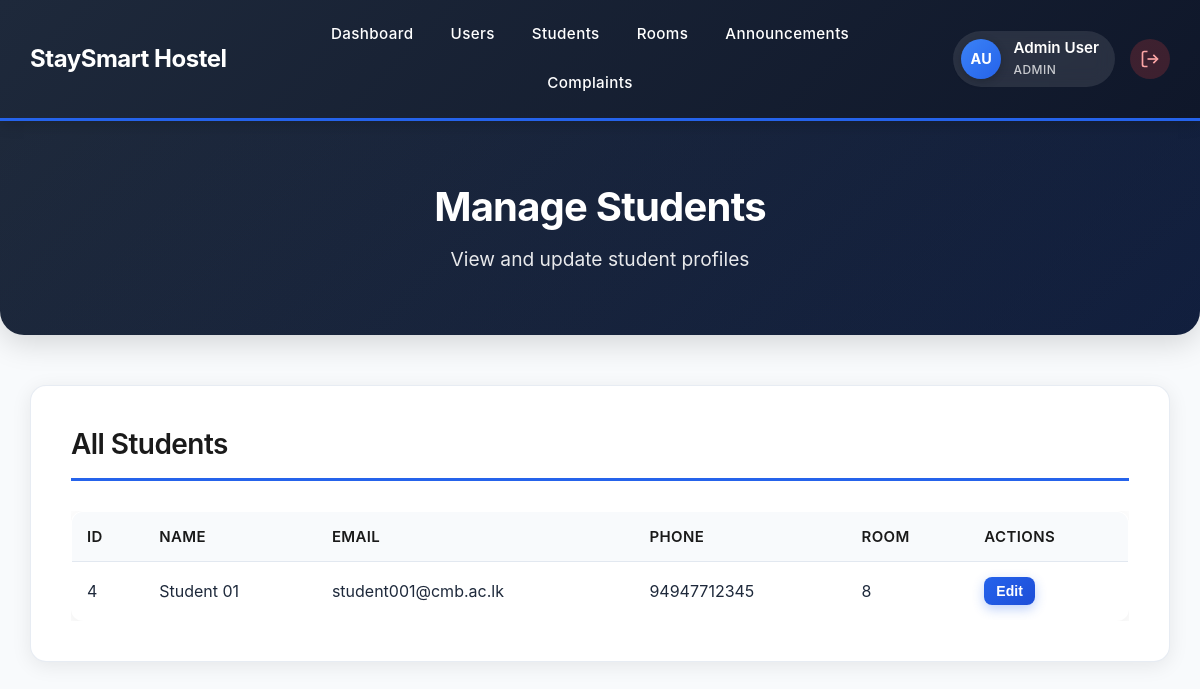
The page /warden/students.php (signed in) on the database its author committed.
### tables this page shows
CREATE TABLE `users` (
  `id` int(11) NOT NULL,
  `username` varchar(50) NOT NULL,
  `email` varchar(100) NOT NULL,
  `password` varchar(255) NOT NULL,
  `role` enum('admin','warden','student','security') NOT NULL,
  `full_name` varchar(100) NOT NULL,
  `home_address` text DEFAULT NULL,
  `phone_number` varchar(12) DEFAULT NULL,
  `student_number` varchar(10) DEFAULT NULL,
  `room_number` int(11) DEFAULT NULL,
  `created_at` timestamp NOT NULL DEFAULT current_timestamp(),
  `created_by` int(11) DEFAULT NULL
);

### warden/students.php (the view, shortened to what this page needs)
<?php
include('../includes/db.php');
include('../includes/navbar.php');
$students = $conn->query("SELECT * FROM users WHERE role = 'student' ORDER BY created_at DESC");
?>
<!DOCTYPE html>
<html lang="en">
<head>
  <link rel="stylesheet" href="../assets/style.css">
</head>
<body>
<div class="container">
  <div class="page-header">
    <h1>Manage Students</h1>
    <p>View and update student profiles</p>
  </div>
  <div class="dashboard-section">
    <h2>All Students</h2>
    <div class="table-responsive">
      <table class="data-table">
        <thead>
          <tr>
            <th>ID</th>
            <th>Name</th>
            <th>Email</th>
            <th>Phone</th>
            <th>Room</th>
            <th>Actions</th>
          </tr>
        </thead>
        <tbody>
          <?php if($students && $students->num_rows > 0): ?>
            <?php while($student = $students->fetch_assoc()): ?>
            <tr>
              <td><?php echo $student['id']; ?></td>
              <td><?php echo htmlspecialchars($student['full_name']); ?></td>
              <td><?php echo htmlspecialchars($student['email']); ?></td>
              <td><?php echo htmlspecialchars($student['phone_number']); ?></td>
              <td><?php echo $student['room_number'] ?? 'Not Assigned'; ?></td>
              <td>
                <button onclick="openEditModal(<?php echo htmlspecialchars(json_encode($student)); ?>)" class="btn btn-sm btn-primary">Edit</button>
              </td>
            </tr>
            <?php endwhile; ?>
          <?php else: ?>
            <tr>
              <td colspan="6" style="text-align: center;">No students found</td>
            </tr>
          <?php endif; ?>
        </tbody>
      </table>
    </div>
  </div>
</div>
</body>
</html>

### assets/style.css (style rules this page uses)
* { margin: 0; padding: 0; box-sizing: border-box; }
body { font-family: "Inter", "Segoe UI", -apple-system, BlinkMacSystemFont, sans-serif; line-height: 1.6; color: #1e293b; background: linear-gradient(135deg, #f8fafc 0%, #e2e8f0 100%); min-height: 100vh; }
.container { max-width: 1400px; margin: 0 auto; padding: 30px; }
h1, h2, h3, h4, h5, h6 { margin-bottom: 1rem; font-weight: 600; line-height: 1.3; color: #0f172a; letter-spacing: -0.02em; }
h1 { font-size: 2.75rem; font-weight: 700; }
h2 { font-size: 2.25rem; font-weight: 600; }
p { margin-bottom: 1rem; line-height: 1.7; color: #475569; }
.page-header, .dashboard-header, .hero-section { text-align: center; padding: 60px 40px; background: linear-gradient(135deg, #1e293b 0%, #0f172a 100%); color: white; margin: -30px -30px 50px -30px; border-radius: 0 0 24px 24px; box-shadow: 0 8px 30px rgba(0, 0, 0, 0.15); position: relative; overflow: hidden; }
.page-header::before, .dashboard-header::before, .hero-section::before { content: ''; position: absolute; top: 0; left: 0; right: 0; bottom: 0; background: linear-gradient(135deg, transparent 0%, rgba(37, 99, 235, 0.1) 100%); pointer-events: none; }
.page-header h1, .page-header p, .dashboard-header h1, .dashboard-header p, .hero-section h1, .hero-section p { position: relative; z-index: 1; color: white; margin-bottom: 0.5rem; }
button, .btn { display: inline-block; padding: 0.875rem 1.75rem; background: linear-gradient(135deg, #2563eb 0%, #1d4ed8 100%); color: white; border: none; border-radius: 10px; cursor: pointer; font-size: 1rem; font-weight: 600; transition: all 0.3s ease; text-decoration: none; box-shadow: 0 4px 12px rgba(37, 99, 235, 0.3); text-align: center; }
.btn-primary { background: linear-gradient(135deg, #2563eb 0%, #1d4ed8 100%); box-shadow: 0 4px 12px rgba(37, 99, 235, 0.3); }
table, .payments-table { width: 100%; border-collapse: separate; border-spacing: 0; background: white; border-radius: 12px; overflow: hidden; box-shadow: 0 4px 20px rgba(0, 0, 0, 0.08); border: 1px solid #e2e8f0; }
th, td { padding: 1.125rem 1.25rem; text-align: left; border-bottom: 1px solid #f1f5f9; }
th { background: linear-gradient(135deg, #1e293b 0%, #0f172a 100%); color: white; font-weight: 600; font-size: 0.9375rem; letter-spacing: 0.025em; text-transform: uppercase; }
tr:last-child td { border-bottom: none; }
.dashboard-section, .form-section, .activity-section, .rooms-section, .change-request-section, .requests-section { background: white; padding: 2.5rem; margin-bottom: 2rem; border-radius: 16px; box-shadow: 0 4px 20px rgba(0, 0, 0, 0.08); border: 1px solid rgba(226, 232, 240, 0.8); }
.dashboard-section h2, .form-section h2, .activity-section h3, .rooms-section h2, .change-request-section h2, .requests-section h2 { margin-top: 0; color: #0f172a; border-bottom: 3px solid #2563eb; padding-bottom: 1rem; font-size: 1.75rem; margin-bottom: 1.75rem; }

### warden/students.php (style rules this page uses)
body { background: #f8fafc; margin: 0; padding: 0; font-family: -apple-system, BlinkMacSystemFont, 'Segoe UI', Roboto, sans-serif; }
.container { max-width: 1400px; margin: 0 auto; padding: 30px; }
.page-header { text-align: center; padding: 60px 40px; background: linear-gradient(135deg, #1e293b 0%, #0f172a 100%); color: white; margin: -30px -30px 50px -30px; border-radius: 0 0 24px 24px; box-shadow: 0 8px 30px rgba(0, 0, 0, 0.15); }
.page-header h1 { margin: 0 0 10px 0; font-size: 2.5rem; }
.page-header p { margin: 0; font-size: 1.2rem; opacity: 0.9; }
.dashboard-section { background: white; padding: 40px; border-radius: 16px; box-shadow: 0 4px 20px rgba(0, 0, 0, 0.08); }
.dashboard-section h2 { margin-top: 0; color: #1a1a1a; border-bottom: 3px solid #2563eb; padding-bottom: 15px; margin-bottom: 30px; }
.table-responsive { overflow-x: auto; }
.data-table { width: 100%; border-collapse: collapse; }
.data-table th, .data-table td { padding: 15px; text-align: left; border-bottom: 1px solid #e2e8f0; }
.data-table th { background: #f8fafc; color: #1a1a1a; font-weight: 600; }
.btn { padding: 10px 20px; border: none; border-radius: 8px; font-size: 0.95rem; cursor: pointer; transition: all 0.3s ease; font-weight: 600; }
.btn-sm { padding: 6px 12px; font-size: 0.875rem; }
.btn-primary { background: linear-gradient(135deg, #2563eb 0%, #1d4ed8 100%); color: white; }

### rows shown on the page
users: id "4", full_name "Student 01", email "student001@cmb.ac.lk", phone_number "94947712345", room_number "8"

### other values the page prints
$initials "AU"
$full_name "Admin User"
$role "ADMIN"
